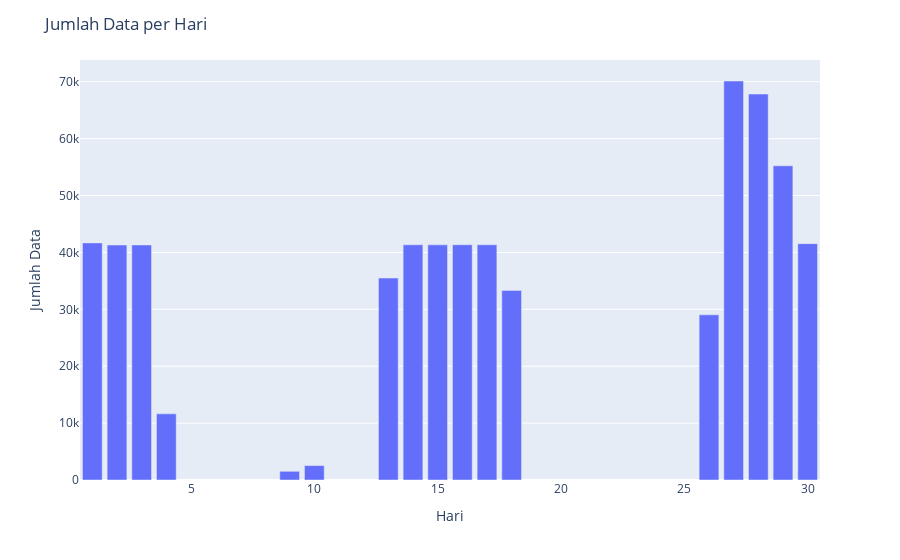

The notebook cell saved with this chart:
### Markdown cell above
### --Day Data--

### Code cell
df_counts = df['day'].value_counts().reset_index()
df_counts.columns = ['day', 'counts']

# Mengurutkan data berdasarkan hari
df_counts = df_counts.sort_values('day')

# Membuat plot bar chart
fig = px.bar(data_frame=df_counts, x='day', y='counts', labels={'counts': 'Jumlah'})
fig.update_layout(title='Jumlah Data per Hari',
                  xaxis_title='Hari',
                  yaxis_title='Jumlah Data')

# Menampilkan plot
fig.show(renderer='plotly_mimetype')

### Figure 1 — Plotly figure (JSON) as saved in the notebook; plotly's stock layout.template omitted (floating-point values rounded to 4 significant figures)
{"data": [{"alignmentgroup": "True", "hovertemplate": "day=%{x}<br>Jumlah=%{y}<extra></extra>", "legendgroup": "", "marker": {"color": "#636efa", "pattern": {"shape": ""}}, "name": "", "offsetgroup": "", "orientation": "v", "showlegend": false, "textposition": "auto", "x": [1, 2, 3, 4, 9, 10, 13, 14, 15, 16, 17, 18, 26, 27, 28, 29, 30], "xaxis": "x", "y": [41680, 41298, 41323, 11627, 1529, 2534, 35496, 41344, 41332, 41359, 41354, 33329, 29028, 70135, 67842, 55222, 41544], "yaxis": "y", "type": "bar"}], "layout": {"xaxis": {"anchor": "y", "domain": [0, 1], "title": {"text": "Hari"}}, "yaxis": {"anchor": "x", "domain": [0, 1], "title": {"text": "Jumlah Data"}}, "legend": {"tracegroupgap": 0}, "margin": {"t": 60}, "barmode": "relative", "title": {"text": "Jumlah Data per Hari"}}}
